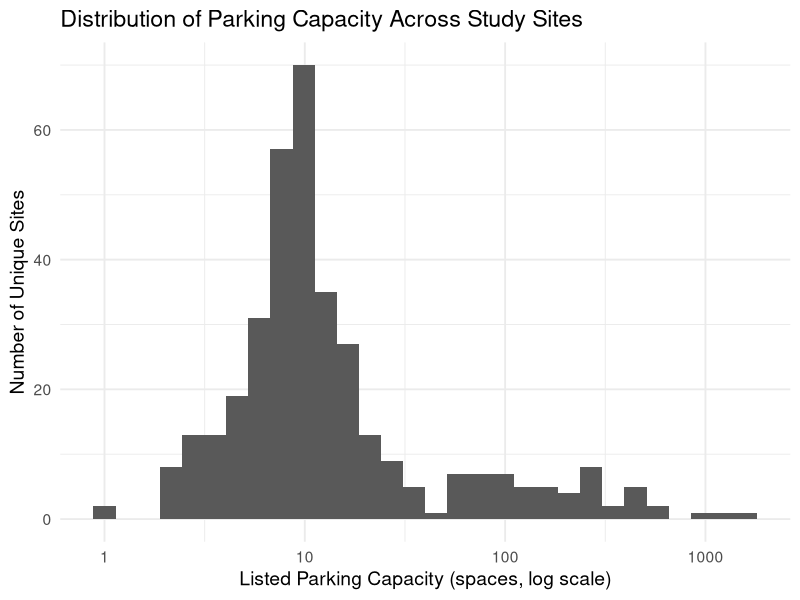
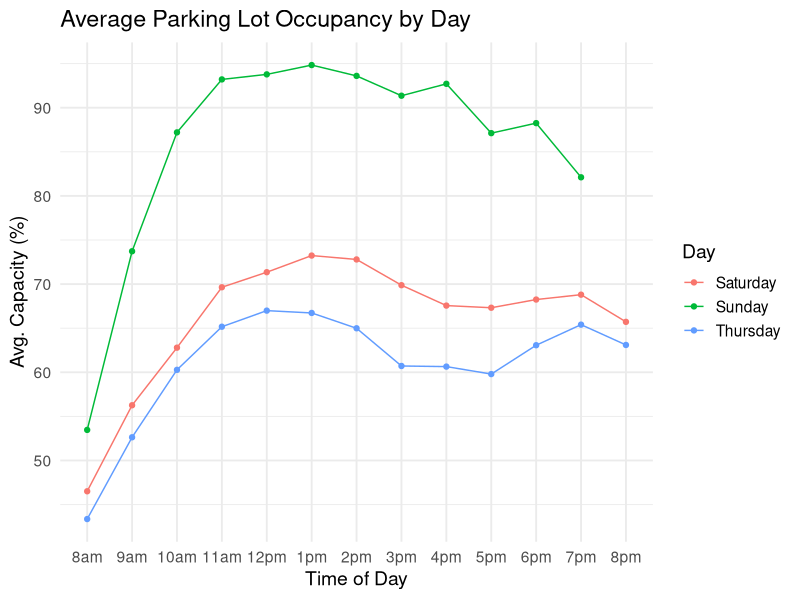
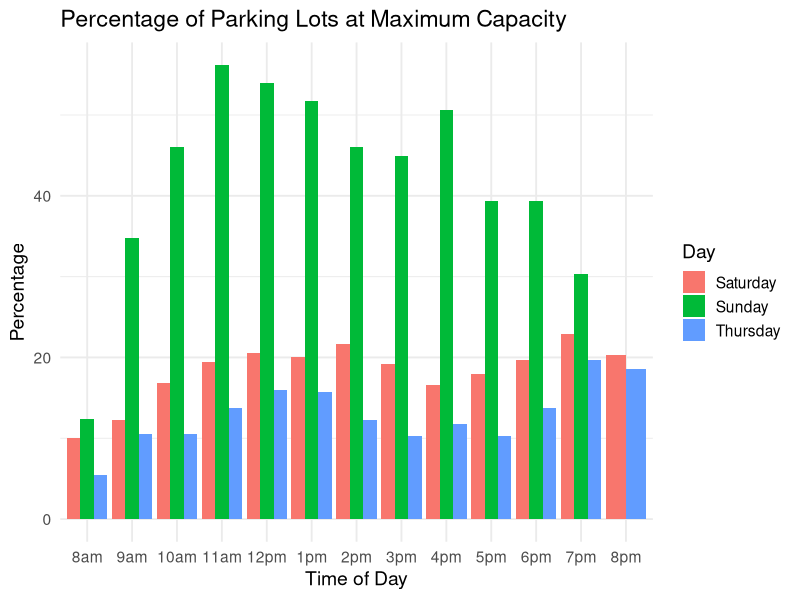

The R source for these figures, in order:
library(tidyverse)
library(readr)

# parking_data <- read_csv("parking_study_occupancy_datasd.csv")
parking_data <- read_csv("parking_with_regions.csv")

# Create report image directory if it does not already exist
dir.create(
  "docs/images",
  recursive = TRUE,
  showWarnings = FALSE
)

# See if you can convert site_id to ints
# Check to make sure nothing is changed first
parking_data %>%
  filter(parking_data$site_id != as.integer(parking_data$site_id)) %>%
  select(site_id) # You cannot

## See counts by day
parking_data %>%
  group_by(day_of_week) %>%
  summarize(n = n())

## See missings
# Several missings when total_inventory = 0
colSums(is.na(parking_data))

nrow(
  parking_data %>%
    filter(total_inventory == 0)
)

## Create cleaned dataset where total_inventory <= 0 are removed
clean_parking <- parking_data %>%
  filter(total_inventory > 0)

# Capacity distribution across unique parking sites
# A histogram is used instead of hiding large-capacity outliers.
capacity_by_site <- clean_parking %>%
  distinct(site_id, total_inventory)

parking_capacity_plot <- ggplot(
  capacity_by_site,
  aes(x = total_inventory)
) +
  geom_histogram(
    bins = 30
  ) +
  scale_x_log10() +
  theme_minimal(
    base_size = 14
  ) +
  labs(
    x = "Listed Parking Capacity (spaces, log scale)",
    y = "Number of Unique Sites",
    title = "Distribution of Parking Capacity Across Study Sites"
  )

# Save capacity histogram used in report
ggsave(
  filename = "docs/images/parking_capacity_histogram.png",
  plot = parking_capacity_plot,
  width = 9,
  height = 5.5,
  dpi = 300
)

# Five number summary
summary(
  capacity_by_site$total_inventory
)

# Whisker maximum
clean_parking %>%
  filter(
    total_inventory <
      quantile(
        total_inventory,
        0.75,
        na.rm = TRUE
      ) +
      (
        1.5 * IQR(
          total_inventory,
          na.rm = TRUE
        )
      )
  ) %>%
  pull(total_inventory) %>%
  max()

# Full boxplot with outliers
# Kept for exploratory analysis but not used in report
full_capacity_plot <- ggplot(
  clean_parking,
  aes(x = total_inventory)
) +
  geom_boxplot()

# Make sure to note that there are several outliers,
# it is just not feasible to plot them on the report graph
colSums(
  is.na(clean_parking)
)

# Check to see if occupancy ever is above max capacity
# and if pct is ever > 100
clean_parking %>%
  filter(
    if_any(
      names(clean_parking)[6:18],
      ~ .x > total_inventory
    )
  )

clean_parking %>%
  filter(
    if_any(
      names(clean_parking)[19:31],
      ~ .x > 1
    )
  ) %>%
  select(
    total_inventory,
    names(clean_parking)[19:31]
  )

# Look at how much they were over
max_overflows <- clean_parking %>%
  mutate(
    row_max = apply(
      pick(6:18),
      1,
      max,
      na.rm = TRUE
    ),
    max_col = names(
      pick(6:18)
    )[
      apply(
        pick(6:18),
        1,
        which.max
      )
    ]
  ) %>%
  filter(
    row_max > total_inventory
  ) %>%
  select(
    total_inventory,
    row_max,
    max_col
  ) %>%
  mutate(
    overflow_cnt = row_max - total_inventory,
    overflow_pct = row_max / total_inventory - 1
  )

max(
  max_overflows$overflow_cnt
)

# Since the amount that cars are parked past capacity is a max of 6,
# this is likely not an issue and may instead represent cars parked
# on curbs, grass, dividers, outside marked spaces, etc.
#
# These observations are retained rather than capped at 100%.
# Capping them would change the original regression target and remove
# information about how far above listed capacity an observation was.

# Make sure that percents are correct
# Check for inconsistencies
sum(
  clean_parking[6:18] / clean_parking$total_inventory -
    clean_parking[19:31] > 0.001,
  na.rm = TRUE
)
# Sum = 0, so no mismatches

findIQROutliers <- function(x, s, n) {

  lfence <- quantile(
    x,
    0.25,
    na.rm = TRUE
  ) - (
    1.5 * IQR(
      x,
      na.rm = TRUE
    )
  )

  ufence <- quantile(
    x,
    0.75,
    na.rm = TRUE
  ) + (
    1.5 * IQR(
      x,
      na.rm = TRUE
    )
  )

  out <- !is.na(x) & (
    x < lfence |
      x > ufence
  )

  data.frame(
    site = s[out],
    name = rep(
      n,
      sum(out)
    ),
    pct = x[out],
    lfence = rep(
      lfence,
      sum(out)
    ),
    ufence = rep(
      ufence,
      sum(out)
    )
  )
}

outliers <- Map(
  findIQROutliers,
  clean_parking[19:31],
  s = list(
    clean_parking[[1]]
  ),
  n = names(
    clean_parking
  )[19:31]
) %>%
  bind_rows()

# Every missing 8_pm recording is on a Sunday
colSums(
  is.na(
    clean_parking %>%
      filter(
        day_of_week == "sunday"
      )
  )
)

nrow(
  clean_parking %>%
    filter(
      day_of_week == "sunday"
    )
)

# Every Sunday recording does not have an 8pm recording,
# so it is likely not missing at random

# Prepare dataframe for plotting and modeling
rotated_df <- clean_parking |>
  pivot_longer(
    cols = c(
      names(clean_parking)[19:31]
    ),
    names_to = "time",
    values_to = "pct"
  ) |>
  select(
    site_id,
    time,
    pct,
    day_of_week,
    neighborhood,
    region,
    total_inventory
  )

rotated_df$time <- factor(
  rotated_df$time,
  levels = names(clean_parking)[19:31]
)

rotated_df$day_of_week <- case_when(
  rotated_df$day_of_week == "saturday" ~ "Saturday",
  rotated_df$day_of_week == "sunday" ~ "Sunday",
  rotated_df$day_of_week == "thursday" ~ "Thursday"
)

# Plot average occupancy percentage by time and day
hourly_occupancy_plot <- ggplot(
  rotated_df %>%
    filter(!is.na(pct)) %>%
    group_by(
      time,
      day_of_week
    ) %>%
    summarize(
      avg_pct = mean(
        pct,
        na.rm = TRUE
      ),
      .groups = "drop"
    ),
  aes(
    x = time,
    y = avg_pct * 100,
    col = day_of_week,
    group = day_of_week
  )
) +
  geom_point() +
  geom_line() +
  labs(
    x = "Time of Day",
    y = "Avg. Capacity (%)",
    title = "Average Parking Lot Occupancy by Day",
    col = "Day"
  ) +
  scale_x_discrete(
    labels = c(
      "8am",
      "9am",
      "10am",
      "11am",
      "12pm",
      "1pm",
      "2pm",
      "3pm",
      "4pm",
      "5pm",
      "6pm",
      "7pm",
      "8pm"
    )
  ) +
  theme_minimal(base_size = 14)

# Save hourly occupancy plot used in report
ggsave(
  filename = "docs/images/hourly_occupancy_by_day.png",
  plot = hourly_occupancy_plot,
  width = 9,
  height = 5.5,
  dpi = 300
)

# Plot percentage of locations at or above 100% occupancy
maximum_capacity_plot <- ggplot(
  rotated_df %>%
    filter(!is.na(pct)) %>%
    group_by(
      time,
      day_of_week
    ) %>%
    summarise(
      overall_pct = mean(
        pct >= 1,
        na.rm = TRUE
      ) * 100,
      .groups = "drop"
    ),
  aes(
    x = time,
    y = overall_pct,
    fill = day_of_week
  )
) +
  geom_col(position = "dodge") +
  scale_x_discrete(
    labels = c(
      "8am",
      "9am",
      "10am",
      "11am",
      "12pm",
      "1pm",
      "2pm",
      "3pm",
      "4pm",
      "5pm",
      "6pm",
      "7pm",
      "8pm"
    )
  ) +
  labs(
    x = "Time of Day",
    y = "Percentage",
    title = "Percentage of Parking Lots at Maximum Capacity",
    fill = "Day"
  ) +
  theme_minimal(base_size = 14)

# Save maximum-capacity plot used in report
ggsave(
  filename = "docs/images/maximum_capacity_by_hour.png",
  plot = maximum_capacity_plot,
  width = 9,
  height = 5.5,
  dpi = 300
)

# Additional EDA requested after Deliverable 1 feedback
# Compare occupancy by geographic region.
region_occupancy_summary <- rotated_df %>%
  filter(!is.na(pct)) %>%
  group_by(region) %>%
  summarize(
    mean_occupancy_pct = mean(pct) * 100,
    unique_sites = n_distinct(site_id),
    observations = n(),
    .groups = "drop"
  ) %>%
  arrange(desc(mean_occupancy_pct))

cat("\nMean Occupancy by Region\n")
print(region_occupancy_summary)

# Compare occupancy across parking-capacity groups.
lot_size_summary <- rotated_df %>%
  filter(!is.na(pct)) %>%
  mutate(
    lot_size_group = cut(
      total_inventory,
      breaks = c(0, 5, 10, 20, 50, 100, Inf),
      labels = c("1-5", "6-10", "11-20", "21-50", "51-100", "101+"),
      include.lowest = TRUE
    )
  ) %>%
  group_by(lot_size_group) %>%
  summarize(
    mean_occupancy_pct = mean(pct) * 100,
    unique_sites = n_distinct(site_id),
    observations = n(),
    .groups = "drop"
  )

cat("\nMean Occupancy by Parking Capacity Group\n")
print(lot_size_summary)

# Final check of number of records by site
parking_data %>%
  group_by(site_id) %>%
  summarize(
    n = n()
  )
